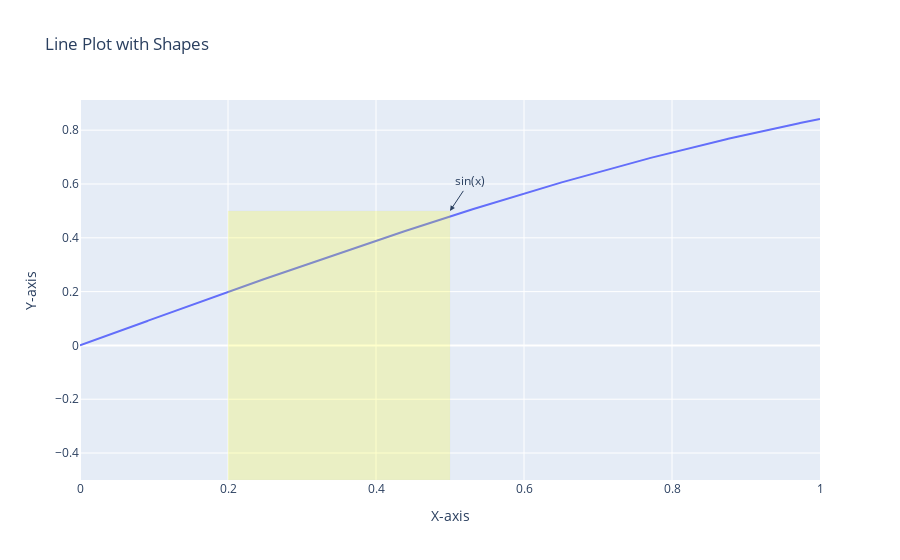

Source (notebook cell):
### Markdown cell above
4.

### Code cell
x = np.linspace(0, 1, 1000)
y1 = np.sin(x)

fg= pg.Figure(data=pg.Scatter(x=x,y=y1,name='sin(x)'))
fg.update_layout(title='Line Plot with Shapes',xaxis_title='X-axis',yaxis_title='Y-axis')
fg.add_annotation(text='sin(x)',x=0.5,y=0.5,showarrow=True,arrowhead=2,ax=20,ay=-30)
fg.add_shape(type='rect',x0=0.2,x1=0.5,y0=-0.5,y1=0.5,fillcolor='yellow',opacity=0.2,line=dict(width=0.1))
fg.show()

### Figure 1 — Plotly figure (JSON) as saved in the notebook; plotly's stock layout.template omitted (floating-point values rounded to 4 significant figures; data arrays with more than 128 entries replaced by an {"elided": "..."} marker saying what was removed)
{"data": [{"name": "sin(x)", "type": "scatter", "x": {"elided": "1000 float values"}, "y": {"elided": "1000 float values"}}], "layout": {"annotations": [{"arrowhead": 2, "ax": 20, "ay": -30, "showarrow": true, "text": "sin(x)", "x": 0.5, "y": 0.5}], "shapes": [{"fillcolor": "yellow", "line": {"width": 0.1}, "opacity": 0.2, "type": "rect", "x0": 0.2, "x1": 0.5, "y0": -0.5, "y1": 0.5}], "title": {"text": "Line Plot with Shapes"}, "xaxis": {"title": {"text": "X-axis"}}, "yaxis": {"title": {"text": "Y-axis"}}}}
